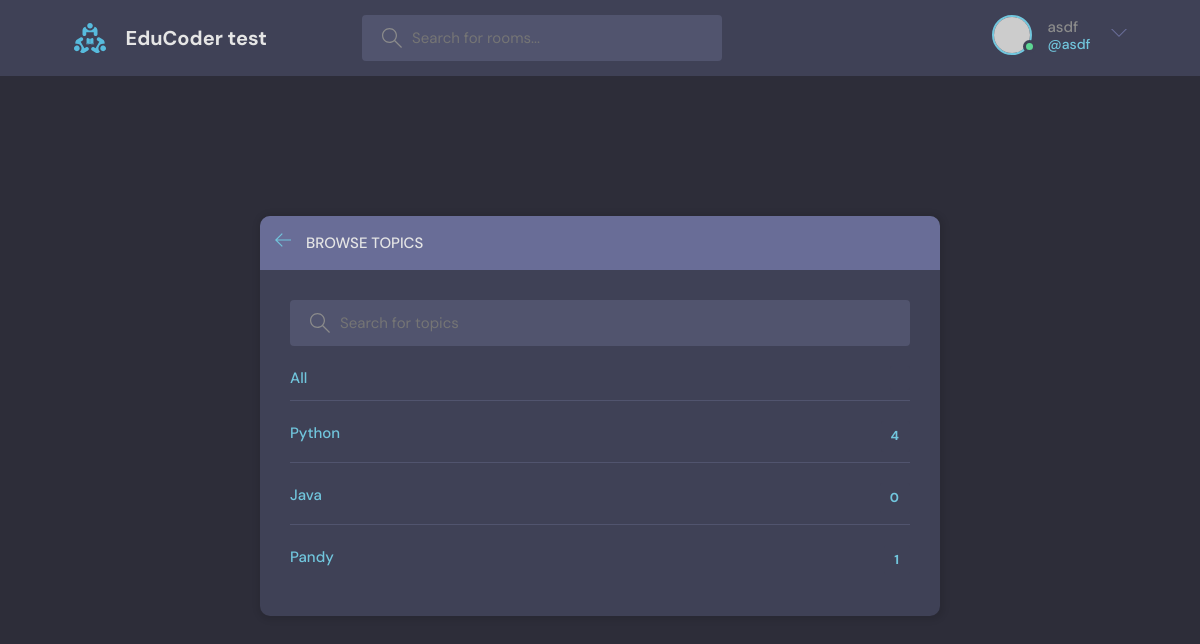
The page /topics/ (signed in) on the database as committed earlier.
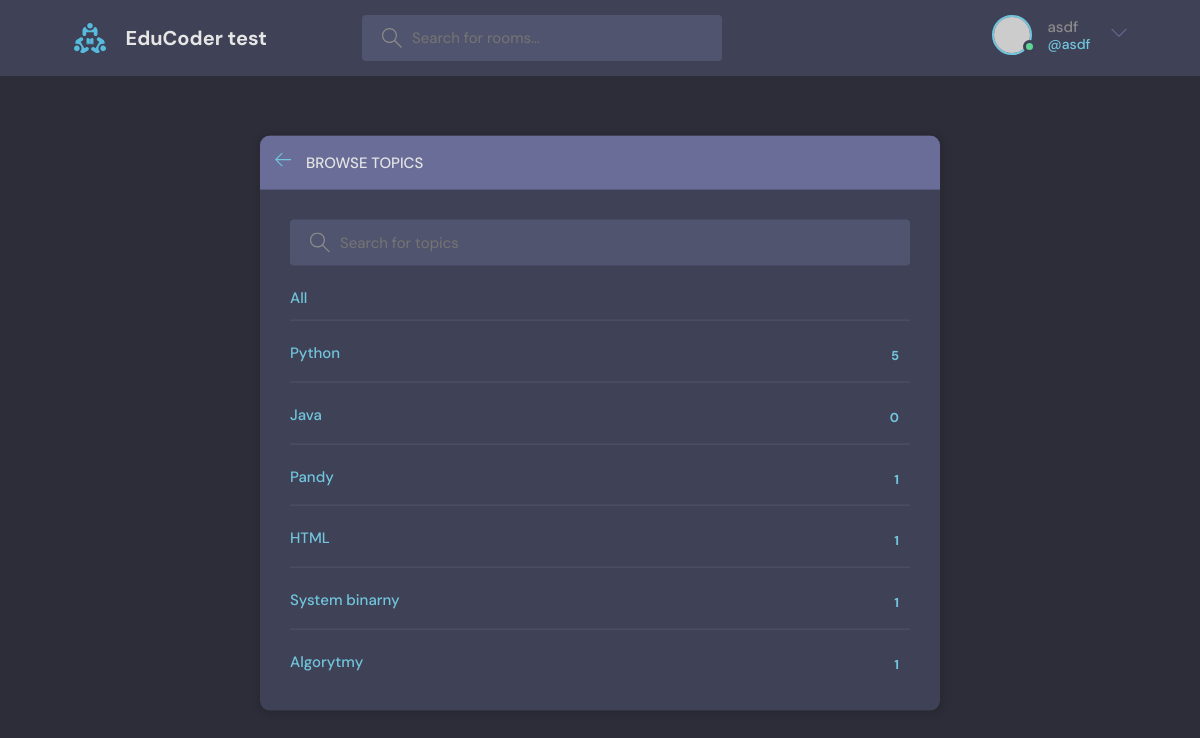
The same page on the database as committed later.
### base/models.py (models this page shows, shortened)
class Topic(models.Model):
    name = models.CharField(max_length=200)

### base/views.py (the view)
# urls.py: path('topics/', views.topicsPage, name="topics"),
def topicsPage(request):
    topics = Topic.objects.filter()
    context = {'topics': topics}
    return render(request, "base/topics.html/", context)

### templates/base/topics.html (shortened to what this page needs)
{% extends 'main.html' %}
{% block content %}
<main class="create-room layout">
    <div class="container">
        <div class="layout__box">
            <div class="layout__boxHeader">
                <div class="layout__boxTitle">
                    <a href="index.html">
                        <svg version="1.1" xmlns="http://www.w3.org/2000/svg" width="32" height="32" viewBox="0 0 32 32">
                            <title>arrow-left</title>
                            <path
                                    d="M13.723 2.286l-13.723 13.714 13.719 13.714 1.616-1.611-10.96-10.96h27.625v-2.286h-27.625l10.965-10.965-1.616-1.607z"
                            ></path>
                        </svg>
                    </a>
                    <h3>Browse Topics</h3>
                </div>
            </div>
            <div class="topics-page layout__body">
                <form class="header__search">
                    <label>
                        <input name = "q"placeholder="Search for topics" />
                    </label>
                </form>
                <ul class="topics__list">
                                        <li>
                        <a href="{% url 'topics' %}" class="active">All <span>{{topics.room_set.all.count}}</span></a>
                    </li>
                    {% for topic in topics %}
                    <li>
                        <a href="{% url 'home' %}?q={{topic.name}}" class="active">{{topic.name}} <span>{{topic.room_set.all.count}}</span></a>
                    </li>
                    {% endfor %}
                </ul>
            </div>
        </div>
    </div>
</main>
{% endblock %}

Rows that differ between the two databases and show on the page:
computed for Topic "Python": room_set.all.count "4" → "5"
added Topic: name "HTML", room_set.all.count "1"
added Topic: name "System binarny", room_set.all.count "1"
added Topic: name "Algorytmy", room_set.all.count "1"
